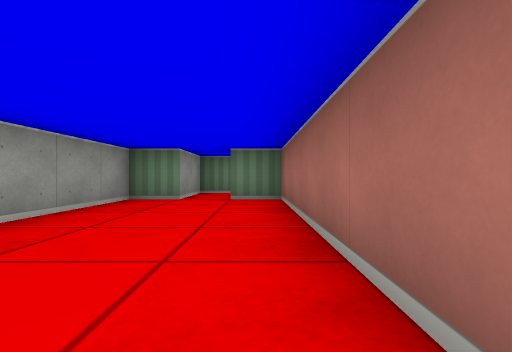
view 1 (above)

13 first-person views from a walk through a cub3D ray-caster map. The camera is about half as high as the walls, looks level and sees 85° across. The floor is counted in squares. Each view is taken from the middle of a square. On the plan, view 1 faces up. The plan holds only what a view shows up to about 9 squares ahead; the rest is blank.

view 2
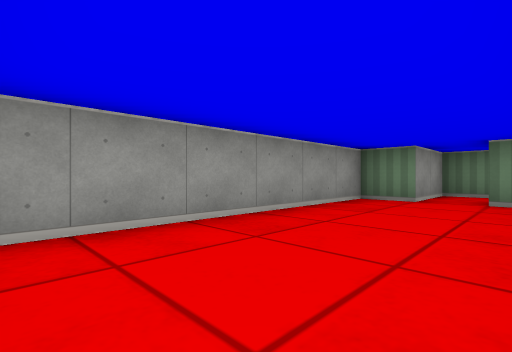

view 3
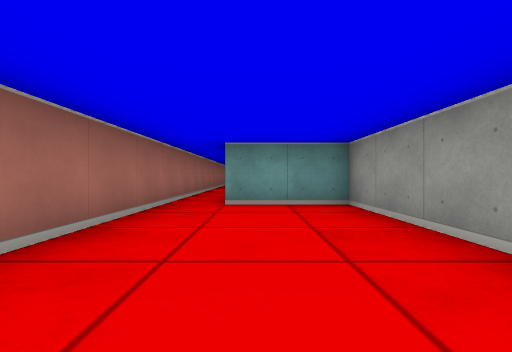

view 4
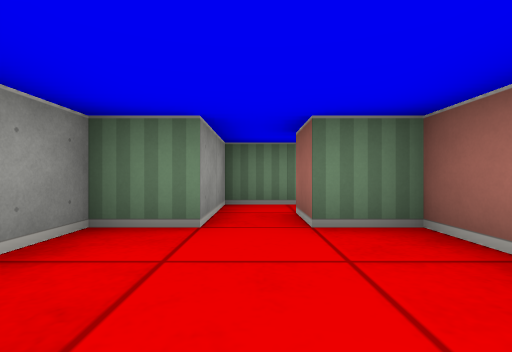

view 5
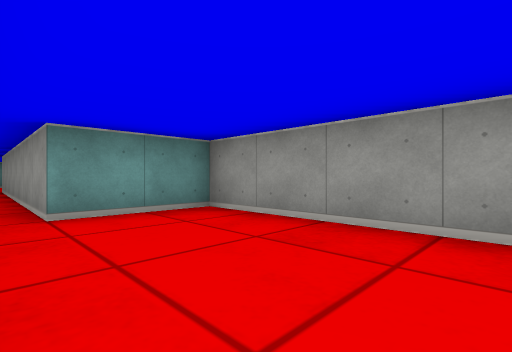

view 6
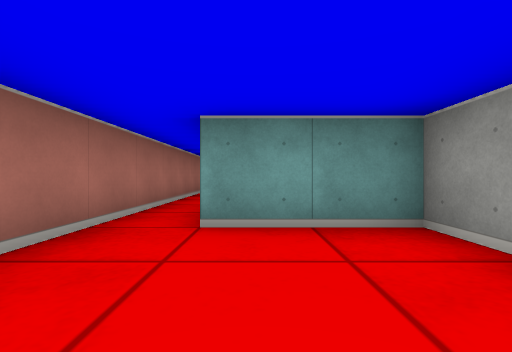

view 7
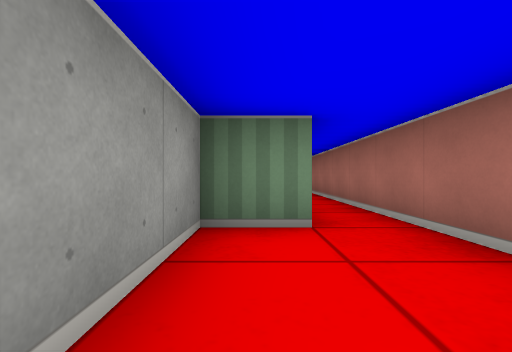

view 8
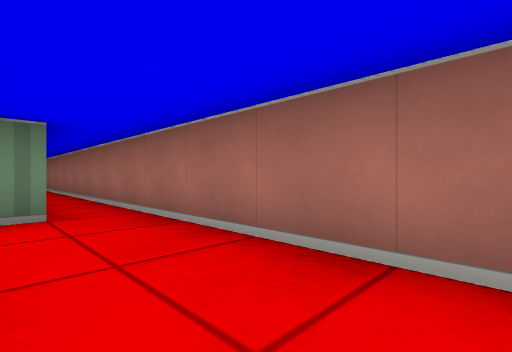

view 9
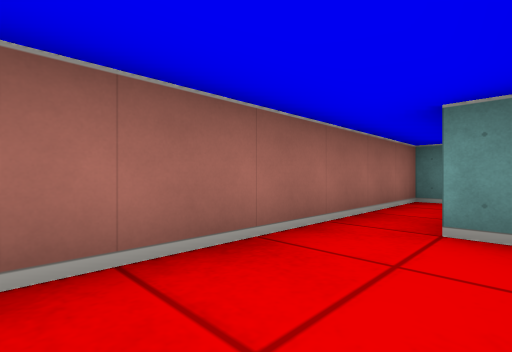

view 10
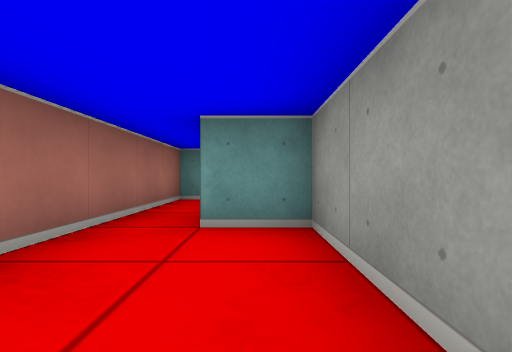

view 11
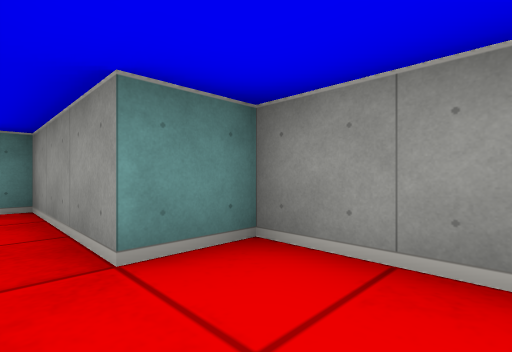

view 12
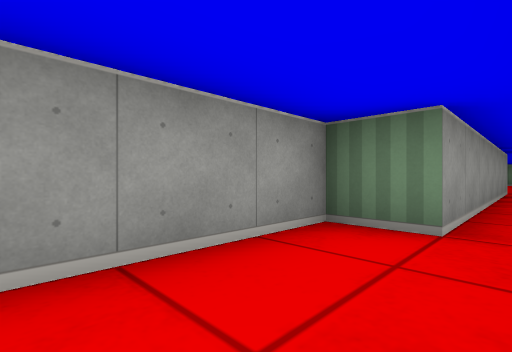

view 13
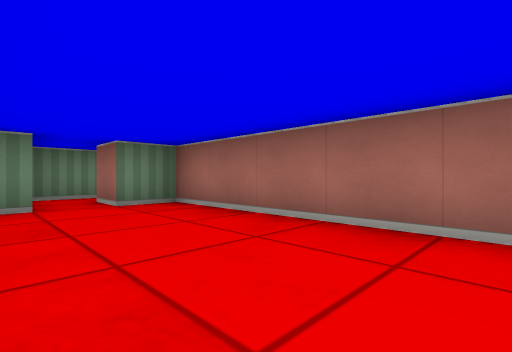

### Floor plan
Ten units are one square. View 1 is at (0, 0); x grows to the right and y downward. Boxes are objects, and circles mark ways between rooms. Rooms are numbered by the first view taken in them; rooms with no view inside come last. Other rooms are left out.
<svg viewBox="-30 -80 40 230">
<path fill="none" stroke="#000" d="M5 5 5 -55 -5 -55 -5 -65M-1 -75 -15 -75 -15 -55 -25 -55 -25 5 -5 5M-5 5 -5 75 -15 75 -15 115 -5 115 -5 145 5 145 5 5"/>
<circle cx="0" cy="0" r="3" fill="#2a7"/>
<text x="-10" y="-30">1</text>
<text x="0" y="80">2</text>
</svg>
Room 1 opens to room 2.

Where each view was taken, in squares from view 1:
view 1: 0 up, 0 right, facing up
view 2: 0 up, 0 right, facing up-left
view 3: 4 up, 1 left, facing down
view 4: 3 up, 1 left, facing up
view 5: 3 up, 0 right, facing down-left
view 6: 2 up, 1 left, facing down
view 7: 10 down, 1 left, facing up
view 8: 11 down, 1 left, facing up-right
view 9: 9 down, 1 left, facing down-right
view 10: 9 down, 1 left, facing down
view 11: 10 down, 0 right, facing down-left
view 12: 10 down, 0 right, facing up-left
view 13: 1 up, 2 left, facing up-right
